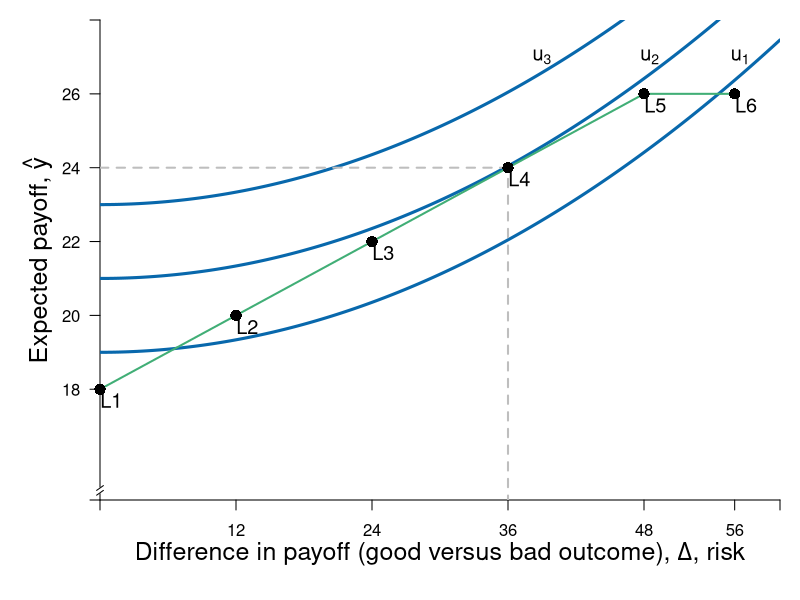

Reproduce this figure in R.
require(shape)
require(plotrix)

pdf(file = "risk/risk_experiments.pdf", width = 9, height = 7)

#Set parameters for graphics
axislabelsize <- 1.5
labelsize <- 1.2
graphlinewidth <- 3
segmentlinewidth <- 2
a <- c(2, 4, 6)


COL <- c("#7fc97f", "#beaed4", "#fdc086", "#ffff99", "#386cb0", "#f0027f", "#bf5b17", "#666666")
COLA <- c("#e0f3db", "#99d8c9","#66c2a4","#41ae76", "#238b45", "#005824")
COLB <- c("#c6dbef", "#4eb3d3", "#2b8cbe", "#0868ac","#084081")
COLC <- c("#fcfbfd", "#efedf5", "#dadaeb", "#bcbddc", "#9e9ac8", "#807dba", "#6a51a3", "#54278f", "#3f007d")

par(mar =  c(5, 5, 1, 1))
xlims <- c(0, 60)
ylims <- c(15, 28)

riskreturn <- function(g, int1 = 14, int2 = 4, coeff = 1/3){
  int1 - (int2 - (coeff)*g)^2
}

indiffA <- function(g, intercept = 3, slope = 0.125){
  intercept  + slope*g^2
}


#Plot command 
plot(0, 0, 
     xlim = xlims, 
     ylim = ylims, 
     type = "n",
     xlab = expression(paste("")),
     ylab = expression(paste("")), 
     axes = FALSE,
     cex.lab = axislabelsize, 
     bty = "n", 
     xaxs="i", 
     yaxs="i"
)


#Customize ticks and labels for the plot
# ticksy <- seq(ylims[1], ylims[2], 3)
# ylabels <- seq(ylims[1], ylims[2], 3)
# ticksx <- seq(xlims[1], xlims[2], 5)
# xlabels <- seq(xlims[1], xlims[2], 5)
ticksy <- c(ylims[1], 18, 20, 22, 24, 26, ylims[2])
ylabels <- c(NA, 18, 20, 22, 24, 26, NA)
ticksx <- c(0, 12, 24, 36, 48, 56,  xlims[2])
xlabels <- c(NA, 12, 24, 36, 48, 56, NA)

axis(1, at = ticksx, pos = ylims[1], labels = xlabels)
axis(2, at = ticksy, pos = xlims[1], labels = ylabels, las = 1)
mtext(expression(paste("Difference in payoff (good versus bad outcome), ", Delta, ", risk")), side = 1, line = 2.5, cex = axislabelsize)
text(xlims[1] - 5.5, ylims[2] - 0.5*(ylims[2] - ylims[1]), expression(paste("Expected payoff, ", hat(y) )), xpd = TRUE, cex = axislabelsize, srt = 90) 

axis.break(axis = 2, bgcol="white", breakcol="black",
           style="slash", brw=0.01)



npts <- 500 
xx1 <- seq(xlims[1], xlims[2], length.out = npts)
#lines(xx1, riskreturn(xx1), col = COLA[4], lwd = graphlinewidth, lty = 1)
lines(xx1, indiffA(xx1, intercept = 21, slope = 0.00235), col = COLB[4], lwd = graphlinewidth, lty = 1)
#Low
lines(xx1, indiffA(xx1, intercept = 19, slope = 0.00235), col = COLB[4], lwd = graphlinewidth, lty = 1)
#high
lines(xx1, indiffA(xx1, intercept = 23, slope = 0.00235), col = COLB[4], lwd = graphlinewidth, lty = 1)


#lines(xx1, indiffA(xx1, intercept = 21, slope = 0.00235), col = COLB[4], lwd = graphlinewidth, lty = 1)
# lines(xx1, indiffA(xx1, intercept = 5.6), col = COLB[4], lwd = graphlinewidth, lty = 1)
# lines(xx1, indiffA(xx1, intercept = 9), col = COLB[4], lwd = graphlinewidth, lty = 1)

#Setting up the segments for the choices 
segments(0, 18, 12, 20, lty = 1, col = COLA[4], lwd = segmentlinewidth)
segments(12, 20, 24, 22, lty = 1, col = COLA[4], lwd = segmentlinewidth)
segments(24, 22, 36, 24, lty = 1, col = COLA[4], lwd = segmentlinewidth)
segments(36, 24, 48, 26, lty = 1, col = COLA[4], lwd = segmentlinewidth)
segments(48, 26, 56, 26, lty = 1, col = COLA[4], lwd = segmentlinewidth)


#For choice: 
segments(0, 24, 36, 24, lty = 2, col = "grey", lwd = segmentlinewidth)
segments(36, 0, 36, 24, lty = 2, col = "grey", lwd = segmentlinewidth)

points(0, 18, pch = 16, col = "black", cex = 1.5, xpd = TRUE)
text(0 + 1, 18 - 0.3, expression("L1"), cex = labelsize)
points(12, 20, pch = 16, col = "black", cex = 1.5, xpd = TRUE)
text(12 + 1, 20 - 0.3, expression("L2"), cex = labelsize)
points(24, 22, pch = 16, col = "black", cex = 1.5, xpd = TRUE)
text(24 + 1, 22 - 0.3, expression("L3"), cex = labelsize)
points(36, 24, pch = 16, col = "black", cex = 1.5, xpd = TRUE)
text(36 + 1, 24 - 0.3, expression("L4"), cex = labelsize)
points(48, 26, pch = 16, col = "black", cex = 1.5, xpd = TRUE)
text(48 + 1, 26 - 0.3, expression("L5"), cex = labelsize)
points(56, 26, pch = 16, col = "black", cex = 1.5, xpd = TRUE)
text(56 + 1, 26 - 0.3, expression("L6"), cex = labelsize)

#Add points a, b, c and c
segments(5.6, 0, 5.6, riskreturn(g = 5.6), lty = 2, col = "gray", lwd = segmentlinewidth)
segments(0, riskreturn(g = 5.6), 5.6, riskreturn(g = 5.6), lty = 2, col = "gray", lwd = segmentlinewidth)
points(5.6, riskreturn(g = 5.6), pch = 16, col = "black", cex = 1.5)
text(5.6 + 0.25, riskreturn(g = 5.6) - 0.3, expression(i), cex = labelsize)


segments(12, 0, 12, riskreturn(g = 12) , lty = 2, col = "gray", lwd = segmentlinewidth)
segments(0, riskreturn(g = 12) , 12, riskreturn(g = 12) , lty = 2, col = "gray", lwd = segmentlinewidth)
points(12, riskreturn(g = 12) , pch = 16, col = "black", cex = 1.5)
text(12 + 0.25, riskreturn(g = 12) - 0.3, expression(d), cex = labelsize)


points(1.8, riskreturn(g = 1.8) , pch = 16, col = "black", cex = 1.5)
text(1.8 + 0.25, riskreturn(g = 1.8) - 0.3, expression(a), cex = labelsize)


points(9.5, riskreturn(g = 9.5) , pch = 16, col = "black", cex = 1.5)
text(9.5 + 0.25, riskreturn(g = 9.5) - 0.3, expression(b), cex = labelsize)


#Label risk return schedule
text(14, 12.7, expression(paste(omega == g(Delta))), cex = labelsize)

#Label value functions
text(39, 27, expression(u[3]), cex = labelsize)
text(48.5, 27, expression(u[2]), cex = labelsize)
text(56.5, 27, expression(u[1]), cex = labelsize)


dev.off()
